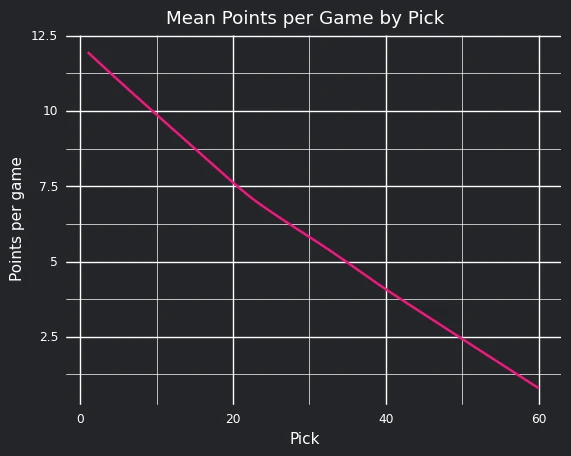
#> input picture images/points_pg.webp, 571 x 456 px, found by its file name
$ python joining-images.py
#> lines starting #> are read from the running program, lines starting #| are printed output that depends on the picture
# Imports
import cv2

# Image path
path = '/home/carson/homework/Stat_386/nba-draft-data/images/'

# Standard Stats Comparisons
img1 = cv2.imread(path + 'points_pg.webp')
#> img1 is the input picture: shape (456, 571, 3); mean B, G, R 49.3, 45.1, 45.2
img2 = cv2.imread(path + 'rebounds_pg.webp')
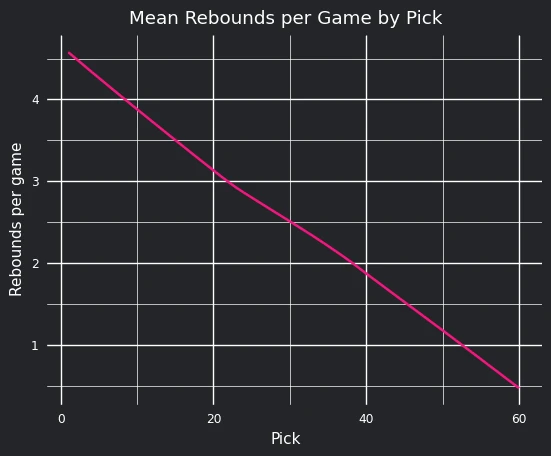
#> input picture images/rebounds_pg.webp, 551 x 456 px, found by its file name
#> img2 is the input picture: shape (456, 551, 3); mean B, G, R 49.1, 44.9, 45
img3 = cv2.imread(path + 'assists_pg.png')
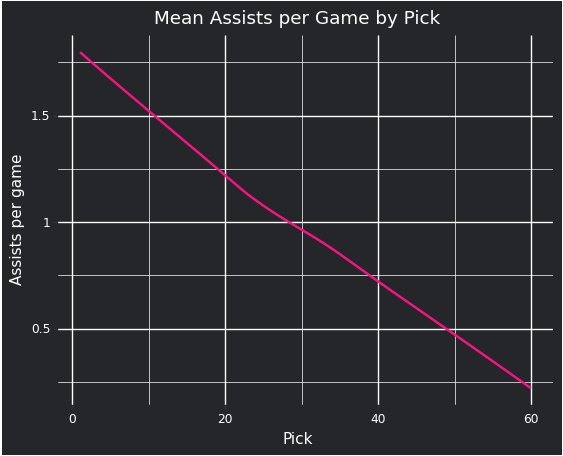
#> input picture images/assists_pg.png, 563 x 456 px, found by its file name
#> img3 is the input picture: shape (456, 563, 3); mean B, G, R 50.1, 46.7, 46
result = cv2.hconcat([img1, img2, img3])
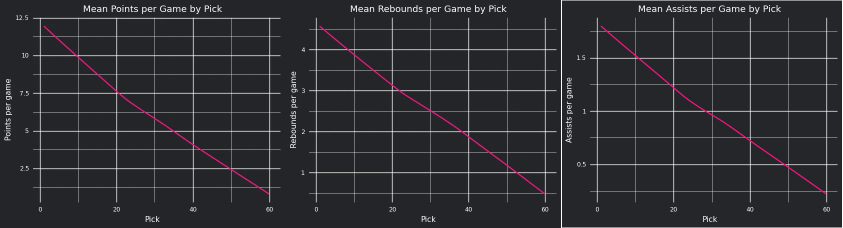
#> result: shape (456, 1685, 3) (shown at 1/2 size); mean B, G, R 49.5, 45.6, 45.4
cv2.imwrite(path + 'final/standard_comparison.webp', result)

# Basic Stats Comparisons
img1 = cv2.imread(path + 'games_density.webp')
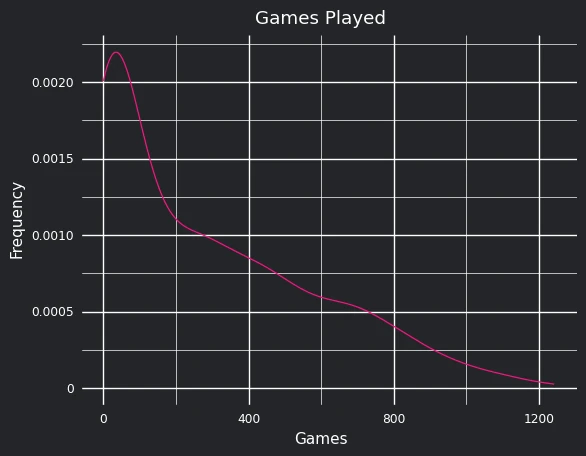
#> input picture images/games_density.webp, 586 x 456 px, found by its file name
#> img1 is the input picture: shape (456, 586, 3); mean B, G, R 48.8, 44.8, 44.3
img2 = cv2.imread(path + 'years_density.webp')
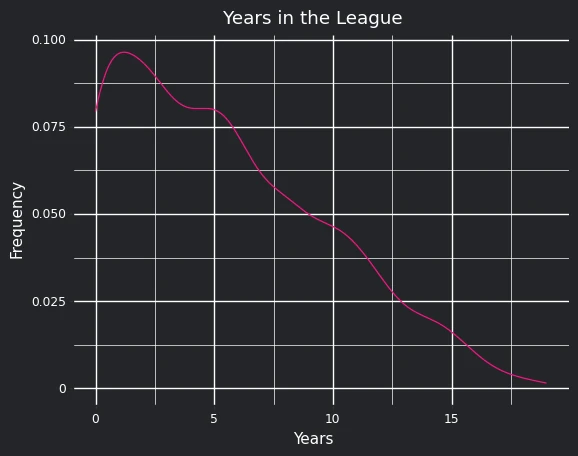
#> input picture images/years_density.webp, 578 x 456 px, found by its file name
#> img2 is the input picture: shape (456, 578, 3); mean B, G, R 48.7, 44.7, 44.2
img3 = cv2.imread(path + 'minutes_density.webp')
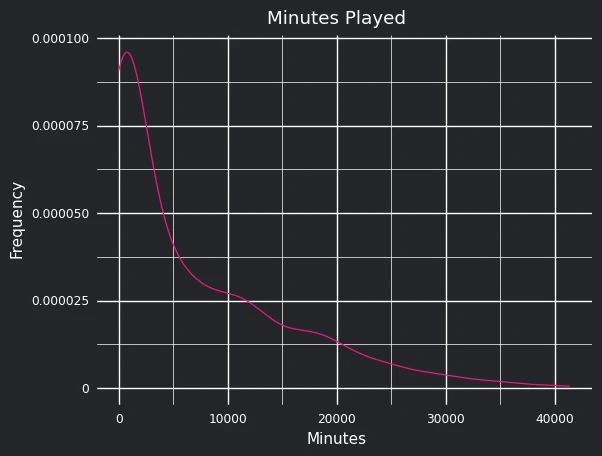
#> input picture images/minutes_density.webp, 602 x 456 px, found by its file name
#> img3 is the input picture: shape (456, 602, 3); mean B, G, R 49.2, 45.3, 44.8
result = cv2.hconcat([img1, img2, img3])
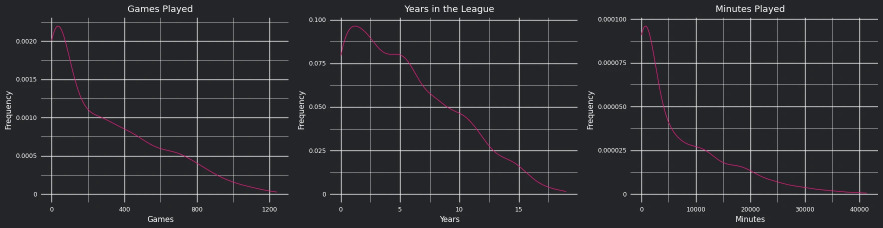
#> result: shape (456, 1766, 3) (shown at 1/2 size); mean B, G, R 48.9, 45, 44.4
cv2.imwrite(path + 'final/basic_comparison.webp', result)

# Advanced Stats Comparisons
img1 = cv2.imread(path + 'winshares_p48.webp')
img2 = cv2.imread(path + 'box_plusminus.webp')
img3 = cv2.imread(path + 'value_over_replacement.webp')
result = cv2.hconcat([img1, img2, img3])
cv2.imwrite(path + 'final/advanced_comparison.webp', result)
